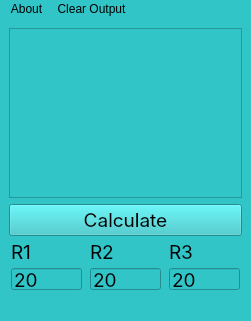
<?xml version="1.0" encoding="UTF-8"?>
<ui version="4.0">
 <class>MainWindow</class>
 <widget class="QMainWindow" name="MainWindow">
  <property name="geometry">
   <rect>
    <x>0</x>
    <y>0</y>
    <width>251</width>
    <height>321</height>
   </rect>
  </property>
  <property name="windowTitle">
   <string>Расчет параллельного сопротивления</string>
  </property>
  <property name="styleSheet">
   <string notr="true">background-color: rgb(49, 197, 200);</string>
  </property>
  <widget class="QWidget" name="centralwidget">
   <property name="palette">
    <palette>
     <active>
      <colorrole role="Button">
       <brush brushstyle="SolidPattern">
        <color alpha="255">
         <red>49</red>
         <green>197</green>
         <blue>200</blue>
        </color>
       </brush>
      </colorrole>
      <colorrole role="Base">
       <brush brushstyle="SolidPattern">
        <color alpha="255">
         <red>49</red>
         <green>197</green>
         <blue>200</blue>
        </color>
       </brush>
      </colorrole>
      <colorrole role="Window">
       <brush brushstyle="SolidPattern">
        <color alpha="255">
         <red>49</red>
         <green>197</green>
         <blue>200</blue>
        </color>
       </brush>
      </colorrole>
     </active>
     <inactive>
      <colorrole role="Button">
       <brush brushstyle="SolidPattern">
        <color alpha="255">
         <red>49</red>
         <green>197</green>
         <blue>200</blue>
        </color>
       </brush>
      </colorrole>
      <colorrole role="Base">
       <brush brushstyle="SolidPattern">
        <color alpha="255">
         <red>49</red>
         <green>197</green>
         <blue>200</blue>
        </color>
       </brush>
      </colorrole>
      <colorrole role="Window">
       <brush brushstyle="SolidPattern">
        <color alpha="255">
         <red>49</red>
         <green>197</green>
         <blue>200</blue>
        </color>
       </brush>
      </colorrole>
     </inactive>
     <disabled>
      <colorrole role="Button">
       <brush brushstyle="SolidPattern">
        <color alpha="255">
         <red>49</red>
         <green>197</green>
         <blue>200</blue>
        </color>
       </brush>
      </colorrole>
      <colorrole role="Base">
       <brush brushstyle="SolidPattern">
        <color alpha="255">
         <red>49</red>
         <green>197</green>
         <blue>200</blue>
        </color>
       </brush>
      </colorrole>
      <colorrole role="Window">
       <brush brushstyle="SolidPattern">
        <color alpha="255">
         <red>49</red>
         <green>197</green>
         <blue>200</blue>
        </color>
       </brush>
      </colorrole>
     </disabled>
    </palette>
   </property>
   <layout class="QGridLayout" name="gridLayout_4">
    <item row="1" column="0">
     <widget class="QPushButton" name="pushButton_calc">
      <property name="font">
       <font>
        <family>SF Pro Display</family>
        <pointsize>14</pointsize>
       </font>
      </property>
      <property name="text">
       <string>Calculate</string>
      </property>
     </widget>
    </item>
    <item row="0" column="0">
     <widget class="QPlainTextEdit" name="plainTextOutput">
      <property name="font">
       <font>
        <family>SF Pro Display</family>
        <pointsize>14</pointsize>
       </font>
      </property>
      <property name="toolTipDuration">
       <number>-1</number>
      </property>
      <property name="styleSheet">
       <string notr="true">alternate-background-color: rgb(170, 255, 255);</string>
      </property>
      <property name="verticalScrollBarPolicy">
       <enum>Qt::ScrollBarAsNeeded</enum>
      </property>
      <property name="horizontalScrollBarPolicy">
       <enum>Qt::ScrollBarAsNeeded</enum>
      </property>
      <property name="sizeAdjustPolicy">
       <enum>QAbstractScrollArea::AdjustToContents</enum>
      </property>
      <property name="readOnly">
       <bool>true</bool>
      </property>
      <property name="plainText">
       <string/>
      </property>
      <property name="overwriteMode">
       <bool>true</bool>
      </property>
      <property name="maximumBlockCount">
       <number>5</number>
      </property>
     </widget>
    </item>
    <item row="2" column="0">
     <layout class="QHBoxLayout" name="horizontalLayout">
      <item>
       <layout class="QGridLayout" name="gridLayout_3">
        <item row="0" column="0">
         <widget class="QLabel" name="label_r1">
          <property name="maximumSize">
           <size>
            <width>49</width>
            <height>20</height>
           </size>
          </property>
          <property name="font">
           <font>
            <family>SF Pro Display</family>
            <pointsize>14</pointsize>
           </font>
          </property>
          <property name="text">
           <string>R1</string>
          </property>
         </widget>
        </item>
        <item row="1" column="0">
         <widget class="QLineEdit" name="lineEdit_r1">
          <property name="maximumSize">
           <size>
            <width>71</width>
            <height>22</height>
           </size>
          </property>
          <property name="font">
           <font>
            <family>SF Pro Display</family>
            <pointsize>14</pointsize>
           </font>
          </property>
          <property name="text">
           <string>20</string>
          </property>
         </widget>
        </item>
       </layout>
      </item>
      <item>
       <layout class="QGridLayout" name="gridLayout_2">
        <item row="0" column="0">
         <widget class="QLabel" name="label_r2">
          <property name="maximumSize">
           <size>
            <width>49</width>
            <height>20</height>
           </size>
          </property>
          <property name="font">
           <font>
            <family>SF Pro Display</family>
            <pointsize>14</pointsize>
           </font>
          </property>
          <property name="text">
           <string>R2</string>
          </property>
         </widget>
        </item>
        <item row="1" column="0">
         <widget class="QLineEdit" name="lineEdit_r2">
          <property name="maximumSize">
           <size>
            <width>71</width>
            <height>22</height>
           </size>
          </property>
          <property name="font">
           <font>
            <family>SF Pro Display</family>
            <pointsize>14</pointsize>
           </font>
          </property>
          <property name="text">
           <string>20</string>
          </property>
         </widget>
        </item>
       </layout>
      </item>
      <item>
       <layout class="QGridLayout" name="gridLayout">
        <item row="2" column="0">
         <widget class="QLineEdit" name="lineEdit_r3">
          <property name="maximumSize">
           <size>
            <width>71</width>
            <height>22</height>
           </size>
          </property>
          <property name="font">
           <font>
            <family>SF Pro Display</family>
            <pointsize>14</pointsize>
           </font>
          </property>
          <property name="text">
           <string>20</string>
          </property>
         </widget>
        </item>
        <item row="1" column="0">
         <widget class="QLabel" name="label_r3">
          <property name="maximumSize">
           <size>
            <width>49</width>
            <height>20</height>
           </size>
          </property>
          <property name="font">
           <font>
            <family>SF Pro Display</family>
            <pointsize>14</pointsize>
           </font>
          </property>
          <property name="text">
           <string>R3</string>
          </property>
         </widget>
        </item>
       </layout>
      </item>
     </layout>
    </item>
   </layout>
  </widget>
  <widget class="QMenuBar" name="menubar">
   <property name="geometry">
    <rect>
     <x>0</x>
     <y>0</y>
     <width>251</width>
     <height>24</height>
    </rect>
   </property>
   <widget class="QMenu" name="menuAbout">
    <property name="title">
     <string>About</string>
    </property>
    <addaction name="actionCredits"/>
   </widget>
   <widget class="QMenu" name="menuClear_Output">
    <property name="title">
     <string>Clear Output</string>
    </property>
    <addaction name="actionClear_Plain_Text_Bar"/>
   </widget>
   <addaction name="menuAbout"/>
   <addaction name="menuClear_Output"/>
  </widget>
  <widget class="QStatusBar" name="statusbar"/>
  <action name="actionCredits">
   <property name="text">
    <string>Credits</string>
   </property>
  </action>
  <action name="actionClear_Plain_Text_Bar">
   <property name="text">
    <string>Clear Plain Text Bar</string>
   </property>
  </action>
 </widget>
 <tabstops>
  <tabstop>pushButton_calc</tabstop>
  <tabstop>lineEdit_r2</tabstop>
  <tabstop>lineEdit_r1</tabstop>
  <tabstop>plainTextOutput</tabstop>
 </tabstops>
 <resources/>
 <connections/>
</ui>
